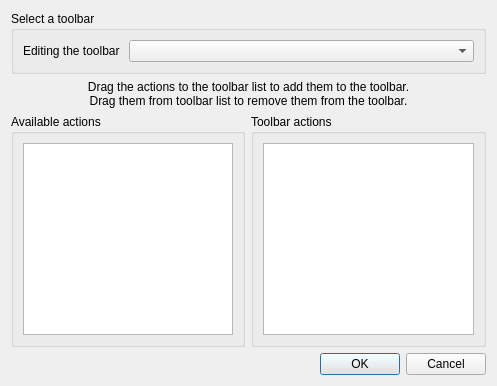
<?xml version="1.0" encoding="UTF-8"?>
<ui version="4.0">
 <class>ToolbarEditor</class>
 <widget class="QDialog" name="ToolbarEditor">
  <property name="geometry">
   <rect>
    <x>0</x>
    <y>0</y>
    <width>497</width>
    <height>386</height>
   </rect>
  </property>
  <property name="windowTitle">
   <string>Dialog</string>
  </property>
  <layout class="QVBoxLayout" name="verticalLayout_3">
   <item>
    <widget class="QGroupBox" name="groupEditToolbars">
     <property name="title">
      <string>Select a toolbar</string>
     </property>
     <layout class="QHBoxLayout" name="horizontalLayout">
      <item>
       <widget class="QLabel" name="label">
        <property name="text">
         <string>Editing the toolbar </string>
        </property>
       </widget>
      </item>
      <item>
       <widget class="QComboBox" name="boxToolbars">
        <property name="sizePolicy">
         <sizepolicy hsizetype="Preferred" vsizetype="Fixed">
          <horstretch>1</horstretch>
          <verstretch>0</verstretch>
         </sizepolicy>
        </property>
       </widget>
      </item>
     </layout>
    </widget>
   </item>
   <item>
    <widget class="QLabel" name="label_2">
     <property name="text">
      <string>Drag the actions to the toolbar list to add them to the toolbar. 
Drag them from toolbar list to remove them from the toolbar.</string>
     </property>
     <property name="alignment">
      <set>Qt::AlignCenter</set>
     </property>
    </widget>
   </item>
   <item>
    <layout class="QHBoxLayout" name="horizontalLayout_2">
     <item>
      <widget class="QGroupBox" name="groupBox">
       <property name="sizePolicy">
        <sizepolicy hsizetype="Preferred" vsizetype="Preferred">
         <horstretch>0</horstretch>
         <verstretch>2</verstretch>
        </sizepolicy>
       </property>
       <property name="title">
        <string>Available actions</string>
       </property>
       <layout class="QVBoxLayout" name="verticalLayout_2">
        <item>
         <widget class="QListView" name="listAvailable">
          <property name="dragEnabled">
           <bool>true</bool>
          </property>
          <property name="dragDropMode">
           <enum>QAbstractItemView::DragDrop</enum>
          </property>
         </widget>
        </item>
       </layout>
      </widget>
     </item>
     <item>
      <widget class="QGroupBox" name="groupBox_2">
       <property name="sizePolicy">
        <sizepolicy hsizetype="Preferred" vsizetype="Preferred">
         <horstretch>0</horstretch>
         <verstretch>2</verstretch>
        </sizepolicy>
       </property>
       <property name="title">
        <string>Toolbar actions</string>
       </property>
       <layout class="QVBoxLayout" name="verticalLayout_4">
        <item>
         <widget class="QListView" name="listActions">
          <property name="dragEnabled">
           <bool>true</bool>
          </property>
          <property name="dragDropMode">
           <enum>QAbstractItemView::DragDrop</enum>
          </property>
         </widget>
        </item>
       </layout>
      </widget>
     </item>
    </layout>
   </item>
   <item>
    <widget class="QDialogButtonBox" name="buttonBox">
     <property name="orientation">
      <enum>Qt::Horizontal</enum>
     </property>
     <property name="standardButtons">
      <set>QDialogButtonBox::Cancel|QDialogButtonBox::Ok</set>
     </property>
    </widget>
   </item>
  </layout>
 </widget>
 <resources/>
 <connections>
  <connection>
   <sender>buttonBox</sender>
   <signal>accepted()</signal>
   <receiver>ToolbarEditor</receiver>
   <slot>accept()</slot>
   <hints>
    <hint type="sourcelabel">
     <x>248</x>
     <y>254</y>
    </hint>
    <hint type="destinationlabel">
     <x>157</x>
     <y>274</y>
    </hint>
   </hints>
  </connection>
  <connection>
   <sender>buttonBox</sender>
   <signal>rejected()</signal>
   <receiver>ToolbarEditor</receiver>
   <slot>reject()</slot>
   <hints>
    <hint type="sourcelabel">
     <x>316</x>
     <y>260</y>
    </hint>
    <hint type="destinationlabel">
     <x>286</x>
     <y>274</y>
    </hint>
   </hints>
  </connection>
 </connections>
</ui>
